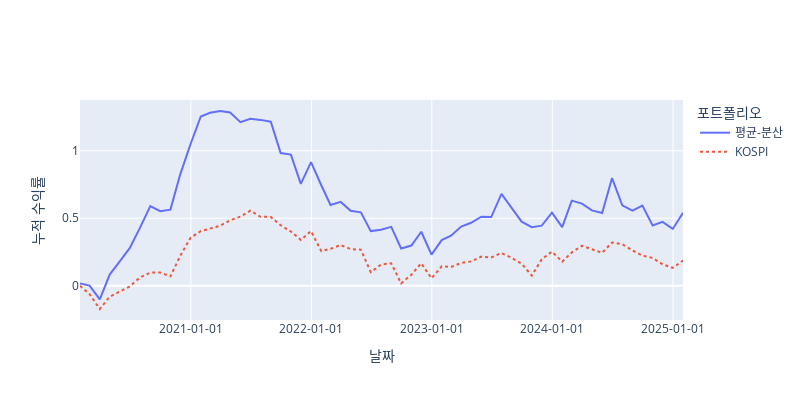
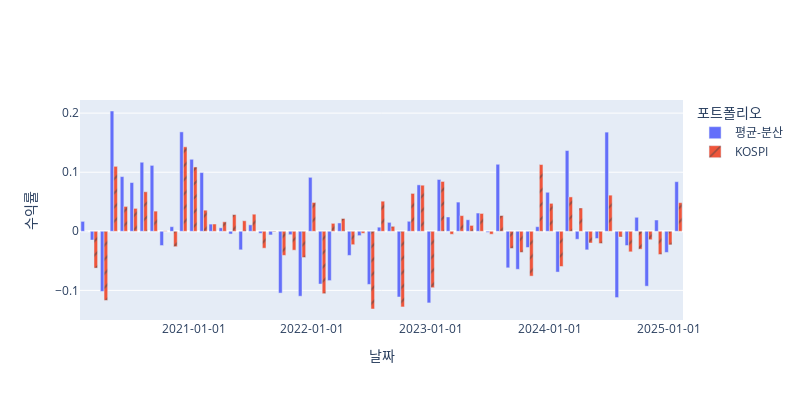

These figures' notebook cell, in order:
### Code cell
#시각화 분석
print("cumulative return curve")
plot_cumulative_return(returns=sma_returns, benchmark_returns=kospi_returns,
                       strategy_name='평균-분산',
                       benchmark_name='KOSPI')
print("single period return bar")
plot_single_period_return(returns=sma_returns, benchmark_returns=kospi_returns,
                          strategy_name='평균-분산',
                          benchmark_name='KOSPI')
